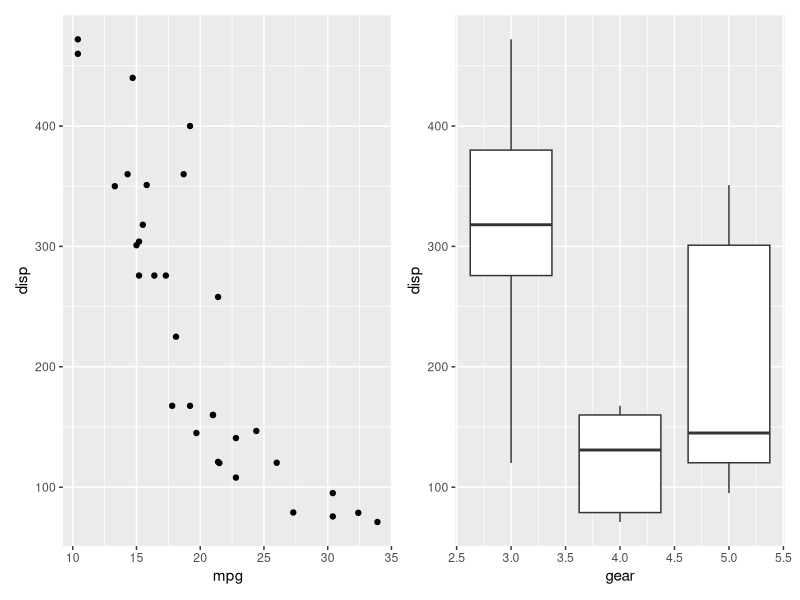
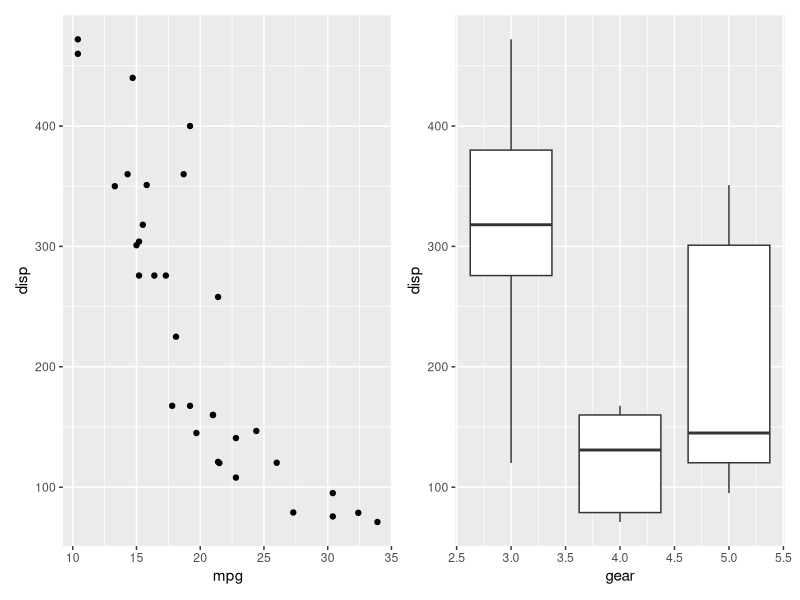
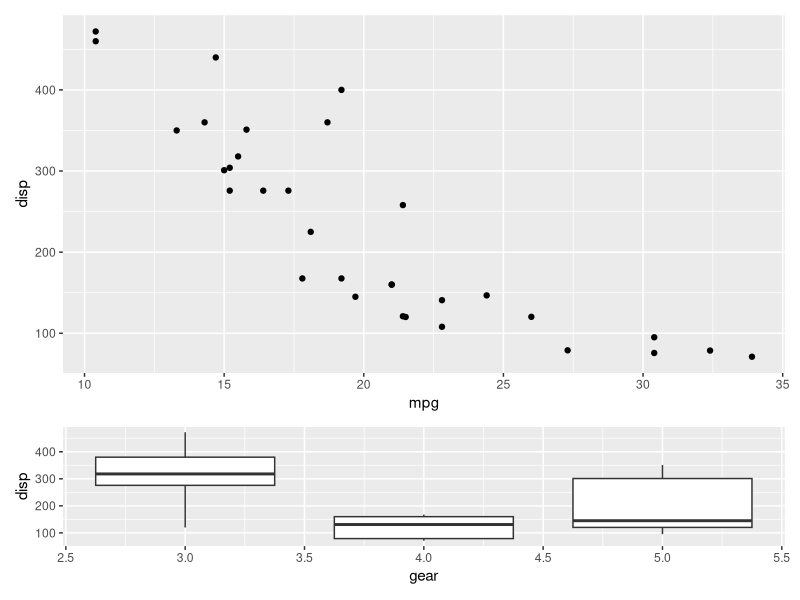
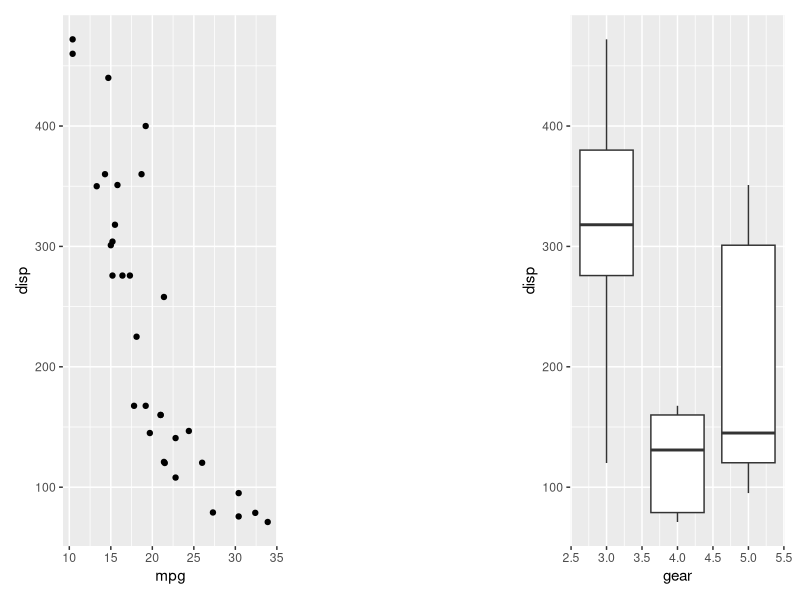
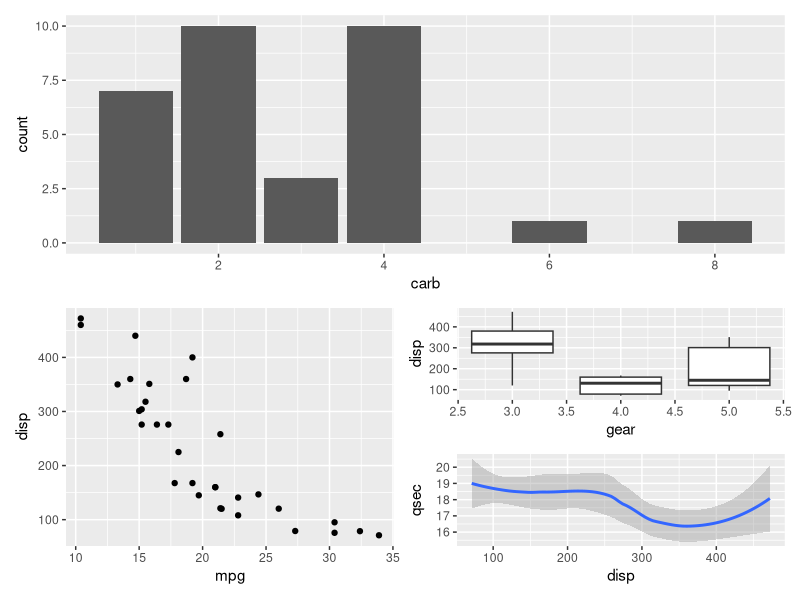
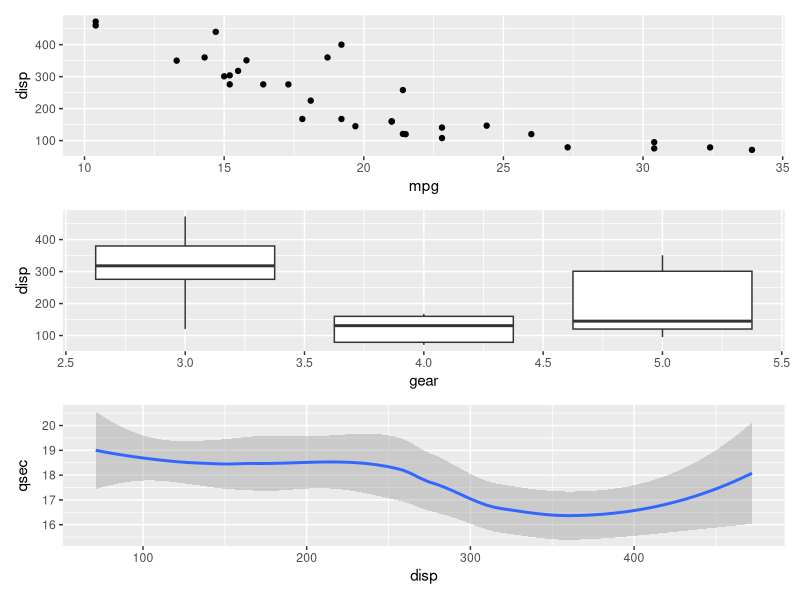
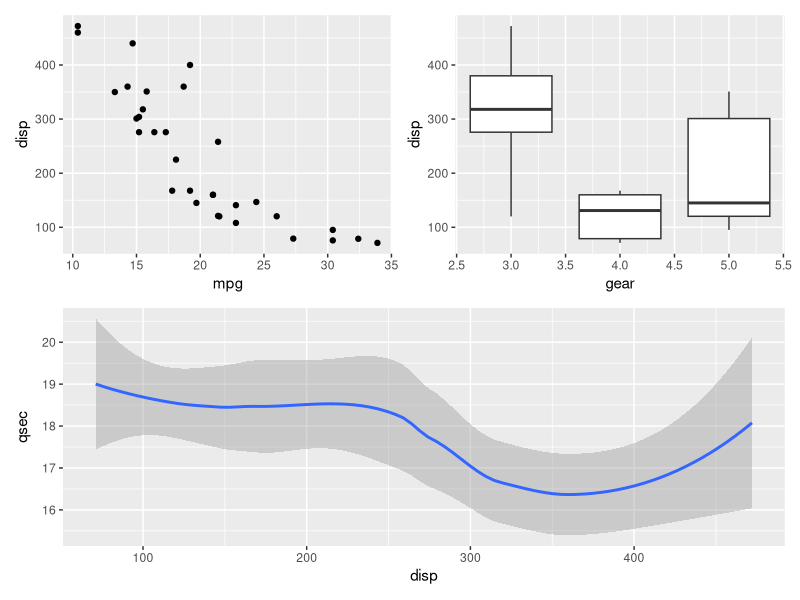
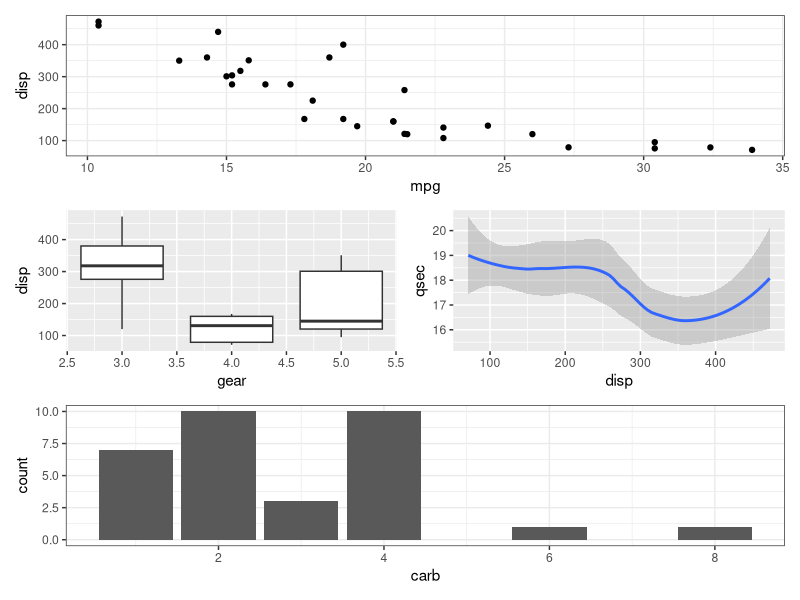

The R script that drew these images, in order: (Note: this script raises an error after producing the figures.)
## ---- chunk 1
knitr::opts_chunk$set(
  collapse = TRUE,
  comment = "#>",
  fig.path = "man/figures/README-"
)
## ---- chunk 2
library(ggplot2)
library(patchwork)

p1 <- ggplot(mtcars) + geom_point(aes(mpg, disp))
p2 <- ggplot(mtcars) + geom_boxplot(aes(gear, disp, group = gear))

p1 + p2
## ---- chunk 3
ggplot(mtcars) +
  geom_point(aes(mpg, disp)) +
  ggplot(mtcars) + 
  geom_boxplot(aes(gear, disp, group = gear))
## ---- chunk 4
p1 + p2 + plot_layout(ncol = 1, heights = c(3, 1))
## ---- chunk 5
p1 + plot_spacer() + p2
## ---- chunk 6
p3 <- ggplot(mtcars) + geom_smooth(aes(disp, qsec))
p4 <- ggplot(mtcars) + geom_bar(aes(carb))

p4 + {
  p1 + {
    p2 +
      p3 +
      plot_layout(ncol = 1)
  }
} +
  plot_layout(ncol = 1)
## ---- chunk 7
(p1 + p2) + p3 + plot_layout(ncol = 1)
## ---- chunk 8
(p1 + p2) / p3 + plot_layout(ncol = 1)
## ---- chunk 9
(p1 + (p2 + p3) + p4 + plot_layout(ncol = 1)) * theme_bw()
## ---- chunk 10
(p1 + (p2 + p3) + p4 + plot_layout(ncol = 1)) ^ theme_bw()
